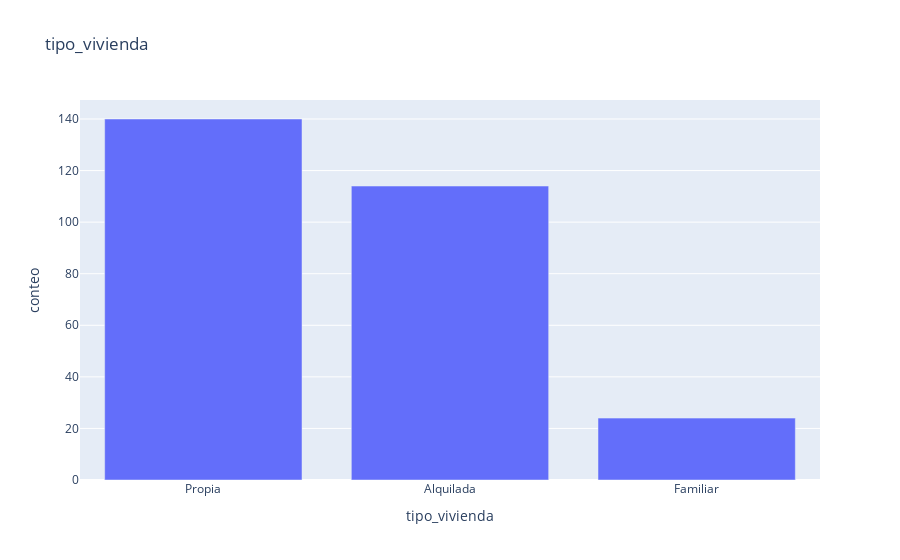

Notebook cell for this chart:
### Markdown cell above
### Tipo de vivienda

### Code cell
eda.plot_barplots(df, ['tipo_vivienda'])

### Figure 1 — Plotly figure (JSON) as saved in the notebook; plotly's stock layout.template omitted (floating-point values rounded to 4 significant figures)
{"data": [{"hovertemplate": "tipo_vivienda=%{x}<br>conteo=%{y}<extra></extra>", "legendgroup": "", "marker": {"color": "#636efa", "pattern": {"shape": ""}}, "name": "", "orientation": "v", "showlegend": false, "textposition": "auto", "type": "bar", "x": ["Propia", "Alquilada", "Familiar"], "xaxis": "x", "y": [140, 114, 24], "yaxis": "y"}], "layout": {"barmode": "relative", "legend": {"tracegroupgap": 0}, "title": {"text": "tipo_vivienda"}, "xaxis": {"anchor": "y", "domain": [0, 1], "title": {"text": "tipo_vivienda"}}, "yaxis": {"anchor": "x", "domain": [0, 1], "title": {"text": "conteo"}}}}
